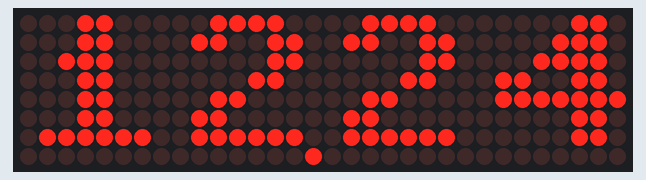
The program below on a simulated Raspberry Pi Pico running MicroPython. Shown: 32×8 LED matrix. WiFi joins after 1.5 s; the clock reads 2024-03-15 10:24:30 at power-on unless the program sets it; library files of the repository ran but are not shown: max7219.py; what the program prints to the serial console is not drawn.

Above: at 5.1 s.
At 39.3 s:
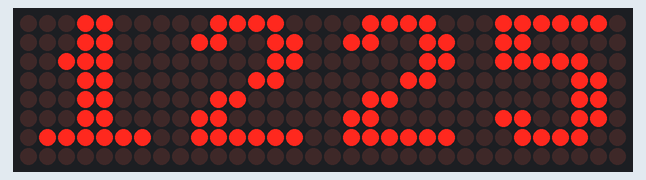

The program:

main.py
```python
"""
NikKos Clock — Raspberry Pi Pico W
----------------------------------
Web + Custom Message Edition (stable, redirect enabled)
✓ NTP + DST (Europe/Athens)
✓ Continuous time refresh
✓ Blinking colon effect
✓ Web-only controls (Show Date + Custom Message)
✓ UTF-8 safe / responsive UI
✓ Requests redirect to main URL (/)
"""

import network, socket, ntptime, utime, json, ure
from machine import Pin, SPI
from max7219 import Matrix8x8

CONFIG_FILE = "wifi.json"
SYNC_INTERVAL = 43200  # 12 hours = 12 × 3600 s

# --------------------------------------------------
# Hardware Setup
# --------------------------------------------------
spi = SPI(1, baudrate=10_000_000, polarity=0, phase=0,
          sck=Pin(10), mosi=Pin(11))   # SPI pins for MAX7219
cs = Pin(13, Pin.OUT)
display = Matrix8x8(spi, cs, 4)        # 4 modules = 32×8 LEDs
display.brightness(5)

# --------------------------------------------------
# Wi-Fi Management
# --------------------------------------------------
def load_config():
    """Read Wi-Fi credentials from JSON file."""
    try:
        with open(CONFIG_FILE) as f:
            return json.load(f)
    except:
        return None

def connect_wifi():
    """Connect to Wi-Fi using stored credentials."""
    cfg = load_config()
    if not cfg:
        print("⚠️ No Wi-Fi config found (wifi.json)")
        return None
    wlan = network.WLAN(network.STA_IF)
    wlan.active(True)
    wlan.connect(cfg["ssid"], cfg["password"])
    print("🔗 Connecting to", cfg["ssid"])
    for _ in range(20):
        if wlan.isconnected():
            print("✅ Connected:", wlan.ifconfig())
            return wlan
        utime.sleep(1)
    print("❌ Could not connect.")
    return None

# --------------------------------------------------
# Time + DST Handling
# --------------------------------------------------
def sync_time(retries=3, delay=2):
    """Synchronize time from NTP server."""
    global last_sync
    ntptime.host = "gr.pool.ntp.org"
    for i in range(retries):
        try:
            ntptime.settime()
            last_sync = utime.time()
            print(f"✅ Time synced (attempt {i+1})")
            return True
        except Exception as e:
            print("⚠️ NTP failed:", e)
            utime.sleep(delay)
    print("⚠️ Keeping previous time")
    return False

def localtime_athens():
    """Return local time for Athens (GR) with DST."""
    t = utime.localtime(utime.time())
    y, m, d = t[0:3]
    def last_sunday(mon):
        for day in range(31, 24, -1):
            try:
                if utime.localtime(utime.mktime((y, mon, day, 0,0,0,0,0)))[6] == 6:
                    return day
            except: pass
        return 31
    start, end = last_sunday(3), last_sunday(10)
    offset = 3 if (m>3 and m<10) or (m==3 and d>=start) or (m==10 and d<end) else 2
    return utime.localtime(utime.time() + offset*3600)

# --------------------------------------------------
# LED Display
# --------------------------------------------------
def scroll_text(txt, speed=0.04):
    """Scroll text smoothly across the matrix."""
    for i in range(len(txt)*8 + 32):
        display.fill(0)
        display.text(txt, 32 - i, 0, 1)
        display.show()
        utime.sleep(speed)

def adjust_brightness(h):
    """Adjust brightness based on hour of day."""
    if 7 <= h < 19:
        display.brightness(7)
    elif 19 <= h < 22:
        display.brightness(4)
    else:
        display.brightness(2)

# --------------------------------------------------
# Web Interface HTML
# --------------------------------------------------
def web_page(time_str, date_str):
    """Generate HTML page shown in browser."""
    return (
        "<!DOCTYPE html><html><head><meta charset='utf-8'>"
        "<meta name='viewport' content='width=device-width, initial-scale=1.0'>"
        "<title>NikKos Clock</title></head>"
        "<body style='text-align:center;font-family:Arial;margin-top:60px;'>"
        f"<h1 style='font-size:52px;'>{time_str}</h1>"
        f"<h2 style='color:#007BFF;'>{date_str}</h2>"
        "<form action='/show_date'>"
        "<button style='font-size:24px;padding:10px 20px;'>📅 Show Date</button>"
        "</form><br>"
        "<form action='/msg' method='GET'>"
        "<input name='text' placeholder='Enter message...' "
        "style='font-size:20px;width:70%;padding:5px;text-align:center;'><br><br>"
        "<button style='font-size:22px;padding:8px 16px;'>Show Message</button>"
        "</form>"
        "</body></html>"
    )

# --------------------------------------------------
# Boot Sequence
# --------------------------------------------------
wlan = connect_wifi()
if wlan:
    sync_time()
else:
    print("⚠️ Offline mode")

last_sync = utime.time()
scroll_text("HELLO")

# Initialize web server socket
s = socket.socket()
s.setsockopt(socket.SOL_SOCKET, socket.SO_REUSEADDR, 1)
s.bind(('0.0.0.0', 80))
s.listen(1)
s.settimeout(0.05)

if wlan:
    print("🌐 Web UI at:", wlan.ifconfig()[0])

blink = True
blink_timer = utime.ticks_ms()

# --------------------------------------------------
# Main Loop
# --------------------------------------------------
while True:
    if wlan and (utime.time() - last_sync > SYNC_INTERVAL):
        sync_time()

    if utime.ticks_diff(utime.ticks_ms(), blink_timer) > 500:
        blink = not blink
        blink_timer = utime.ticks_ms()

    t = localtime_athens()
    adjust_brightness(t[3])
    hora = "{:02d}{:02d}".format(t[3], t[4])
    horaweb = "{:02d}:{:02d}".format(t[3], t[4])


    display.fill(0)
    display.text(hora, 0, 0, 1)
    if blink:
        display.pixel(15, 7, 1)
    display.show()

    try:
        cl, _ = s.accept()
        req = cl.recv(1024).decode()

        # Handle custom message
        if "GET /msg?text=" in req:
            match = ure.search(r"/msg\?text=([^& ]+)", req)
            if match:
                msg = match.group(1).replace("+", " ").replace("%20", " ")
                scroll_text(msg)
            cl.send("HTTP/1.1 302 Found\r\nLocation: /\r\n\r\n")
            cl.close()
            continue

        # Handle date button
        elif "GET /show_date" in req:
            scroll_text("{:02d}/{:02d}/{:04d}".format(t[2], t[1], t[0]))
            cl.send("HTTP/1.1 302 Found\r\nLocation: /\r\n\r\n")
            cl.close()
            continue

        # Serve main page
        date_str = "{:02d}/{:02d}/{:04d}".format(t[2], t[1], t[0])
        html = web_page(horaweb, date_str)
        header = (
            "HTTP/1.1 200 OK\r\n"
            "Content-Type: text/html; charset=utf-8\r\n"
            f"Content-Length: {len(html)}\r\n"
            "Connection: close\r\n\r\n"
        )
        cl.sendall(header + html)
        cl.close()

    except OSError:
        pass

    utime.sleep_ms(50)
```
